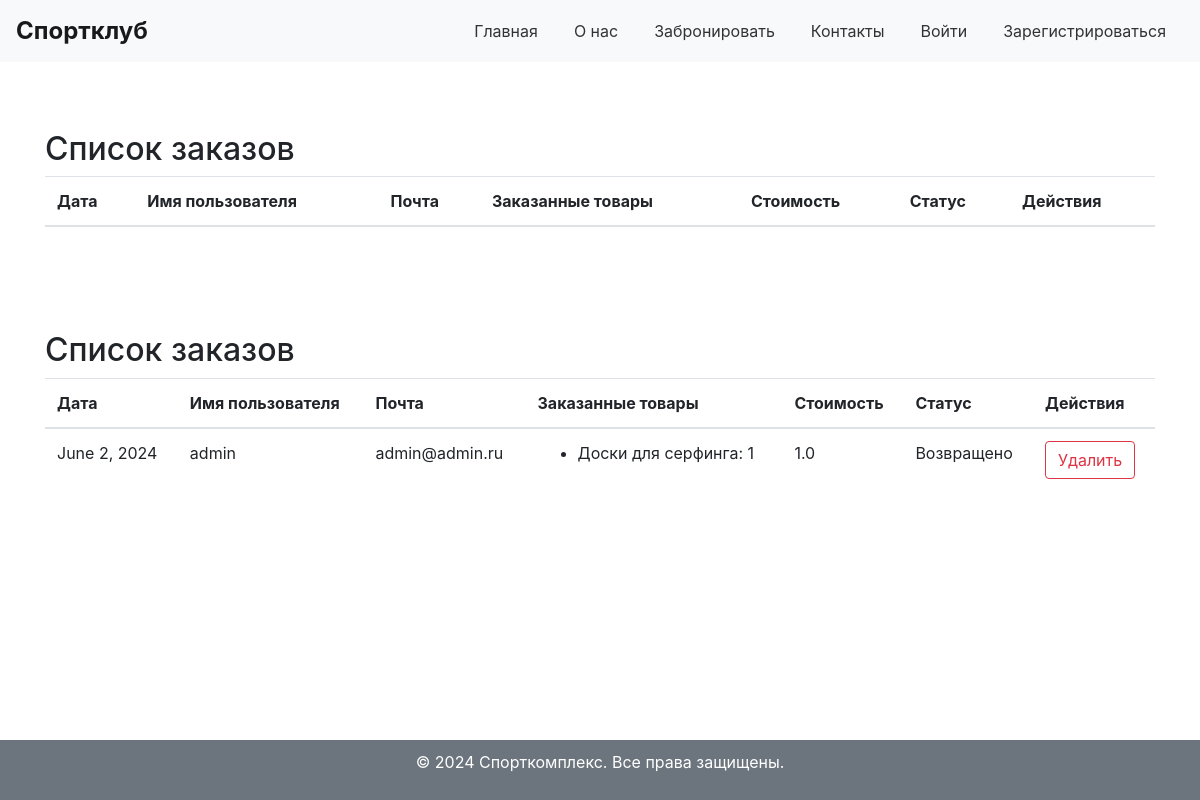
The app's page /order_list/ with its own data.
### rentapp/models.py (models this page shows, shortened)
class EquipmentOrder(models.Model):
    STATUS_CHOICES = (
        ('CREATED', 'Создан'),
        ('RENTED', 'Арендован'),
        ('RETURNED', 'Возвращено'),
    )
    user = models.ForeignKey(User, on_delete=models.CASCADE)
    order_date = models.DateField()
    order_time = models.TimeField()
    total_price = models.FloatField()
    status = models.CharField(max_length=10, choices=STATUS_CHOICES, default='CREATED')

class OrderedEquipment(models.Model):
    equipment = models.ForeignKey(Equipment, on_delete=models.CASCADE)
    quantity = models.IntegerField(default=1)  # Количество заказанного оборудования
    order = models.ForeignKey('EquipmentOrder', related_name='ordered_equipment', on_delete=models.CASCADE)

class Equipment(models.Model):
    name = models.CharField(max_length=100)
    description = models.TextField()
    quantity = models.IntegerField()
    price = models.FloatField()
    category = models.ForeignKey(Category, on_delete=models.CASCADE)

### rentapp/views.py (the view)
# urls.py: path('order_list/', OrderListView.as_view(), name='order_list'),
class OrderListView(View):
    def get(self, request):
        orders = EquipmentOrder.objects.filter(status__in=['CREATED', 'RENTED']).prefetch_related('ordered_equipment__equipment').order_by('-order_date', '-order_time')
        old_orders = EquipmentOrder.objects.filter(status='RETURNED').order_by('-order_date', '-order_time')
        for order in orders:
            order.total_price = order.ordered_equipment.annotate(
                total_item_price=F('equipment__price') * F('quantity')
            ).aggregate(total_price=Sum('total_item_price'))['total_price'] or 0
        return render(request, 'rentapp/order_list.html', {'orders': orders, 'old_orders': old_orders})

### templates/rentapp/order_list.html (shortened to what this page needs)
{% extends 'base.html' %}
{% block content %}
    <div class="container mt-5">
        <h2>Список заказов</h2>
        <table class="table">
            <thead>
            <tr>
                <th>Дата</th>
                <th>Имя пользователя</th>
                <th>Почта</th>
                <th>Заказанные товары</th>
                <th>Стоимость</th>
                <th>Статус</th>
                <th>Действия</th>
            </tr>
            </thead>
        </table>
    </div>
    {% if old_orders %}
        <div class="container mt-5">
            <h2>Список заказов</h2>
            <table class="table">
                <thead>
                <tr>
                    <th>Дата</th>
                    <th>Имя пользователя</th>
                    <th>Почта</th>
                    <th>Заказанные товары</th>
                    <th>Стоимость</th>
                    <th>Статус</th>
                    <th>Действия</th>
                </tr>
                </thead>
                <tbody>
                {% for order in old_orders %}
                    <tr>
                        <td>{{ order.order_date }}</td>
                        <td>{{ order.user.username }}</td>
                        <td>{{ order.user.email }}</td>
                        <td>
                            <ul>
                                {% for item in order.ordered_equipment.all %}
                                    <li>{{ item.equipment.name }}: {{ item.quantity }}</li>
                                {% endfor %}
                            </ul>
                        </td>
                        <td>{{ order.total_price }}</td>
                        <td>{{ order.get_status_display }}</td>
                        <td>
                            <form method="post" action="{% url 'delete_order' order.id %}">
                                <button type="submit" class="btn btn-outline-danger">Удалить</button>
                            </form>
                        </td>
                    </tr>
                {% endfor %}
                </tbody>
            </table>
        </div>
    {% endif %}
{% endblock %}

### static/css/style.css (style rules this page uses)
body { font-family: Arial, sans-serif; margin: 0; box-sizing: border-box; background-color: #f4f4f4; color: #333; padding-bottom: 60px; }
.container { max-width: 1200px; margin: 0 auto; padding: 20px; }

### records on screen
EquipmentOrder: order_date "June 2, 2024", user.username "admin", user.email "admin@admin.ru", total_price "1.0", status "Возвращено"
OrderedEquipment: equipment.name "Доски для серфинга", quantity "1"
